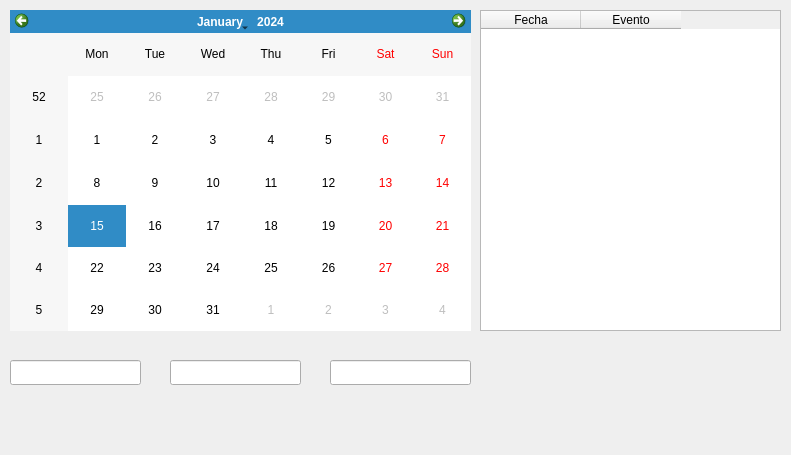
<?xml version="1.0" encoding="UTF-8"?>
<ui version="4.0">
 <class>calendar</class>
 <widget class="QWidget" name="calendar">
  <property name="geometry">
   <rect>
    <x>0</x>
    <y>0</y>
    <width>791</width>
    <height>455</height>
   </rect>
  </property>
  <property name="windowTitle">
   <string>Form</string>
  </property>
  <property name="styleSheet">
   <string notr="true">#salir_btn{
background:;
border:none;
	background-image: url(:/icons/icons/home.png);
}

#salir_btn:hover{
border: 1px solid rgb(238, 238, 236);
}

#agregar_btn{
background:;
border:none;
	background-image: url(:/icons/icons/pngegg(8).png);
}

#agregar_btn:hover{
border: 1px solid rgb(238, 238, 236);
}</string>
  </property>
  <widget class="QCalendarWidget" name="calendar_2">
   <property name="geometry">
    <rect>
     <x>10</x>
     <y>10</y>
     <width>461</width>
     <height>321</height>
    </rect>
   </property>
  </widget>
  <widget class="QLineEdit" name="line_fecha">
   <property name="enabled">
    <bool>true</bool>
   </property>
   <property name="geometry">
    <rect>
     <x>10</x>
     <y>360</y>
     <width>131</width>
     <height>25</height>
    </rect>
   </property>
  </widget>
  <widget class="QLineEdit" name="line_hora">
   <property name="geometry">
    <rect>
     <x>170</x>
     <y>360</y>
     <width>131</width>
     <height>25</height>
    </rect>
   </property>
  </widget>
  <widget class="QLineEdit" name="line_evento">
   <property name="geometry">
    <rect>
     <x>330</x>
     <y>360</y>
     <width>141</width>
     <height>25</height>
    </rect>
   </property>
  </widget>
  <widget class="QTableWidget" name="tableCalendar">
   <property name="geometry">
    <rect>
     <x>480</x>
     <y>10</y>
     <width>301</width>
     <height>321</height>
    </rect>
   </property>
   <column>
    <property name="text">
     <string>Fecha</string>
    </property>
   </column>
   <column>
    <property name="text">
     <string>Evento</string>
    </property>
   </column>
  </widget>
  <widget class="QPushButton" name="agregar_btn">
   <property name="geometry">
    <rect>
     <x>200</x>
     <y>390</y>
     <width>71</width>
     <height>51</height>
    </rect>
   </property>
   <property name="text">
    <string/>
   </property>
  </widget>
  <widget class="QPushButton" name="salir_btn">
   <property name="geometry">
    <rect>
     <x>570</x>
     <y>340</y>
     <width>121</width>
     <height>101</height>
    </rect>
   </property>
   <property name="text">
    <string/>
   </property>
  </widget>
 </widget>
 <resources/>
 <connections/>
</ui>
